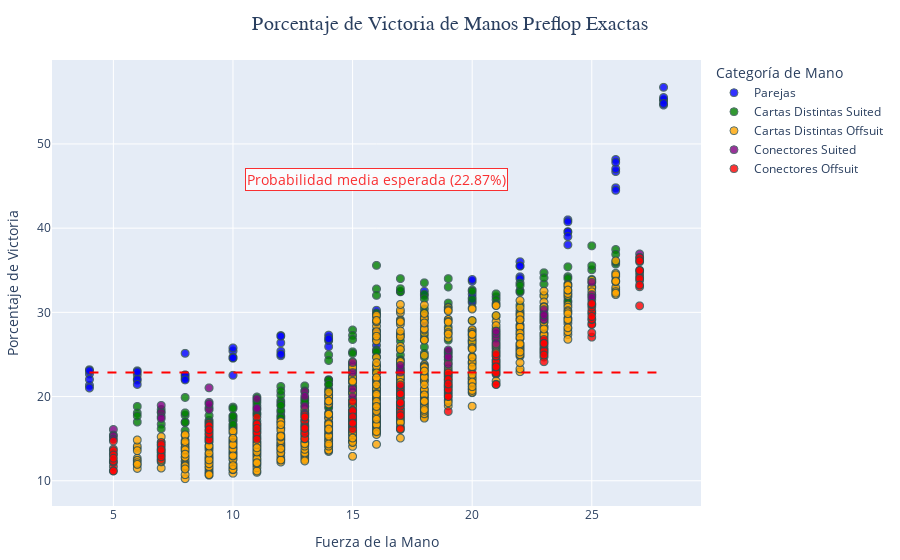

Notebook code for this chart:
### Markdown cell above
Por último, visualizamos los datos en un Scatterplot con leyenda para dividir cada tipo de mano en colores, información de cada mano específica al hacer hover sobre ella, recta de regresión lineal para tener como referencia la probabilidad media de ganar una mano etc.

### Code cell
# Creamos una métrica para el eje X: fuerza de la mano
card_values = {str(i): i for i in range(2, 10)}
card_values.update({'10': 10, 'J': 11, 'Q': 12, 'K': 13, 'A': 14})

def hand_strength(hand):
    cards = eval(hand)
    return sum(card_values[card[:-1]] for card in cards)

scatter_data = victory_rate_by_hand.reset_index()
scatter_data.columns = ['Cartas', 'Win Rate']
scatter_data['Strength'] = scatter_data['Cartas'].apply(hand_strength)

# Categorizamos las manos para colorear el scatterplot
def categorize_hand(hand):
    cards = eval(hand)
    values = [card[:-1] for card in cards]
    suits = [card[-1] for card in cards]
    value_ranks = sorted([card_values[v] for v in values])
    
    if values[0] == values[1]:
        return "Parejas"
    elif suits[0] == suits[1]:
        if abs(value_ranks[1] - value_ranks[0]) == 1:
            return "Conectores Suited"
        else:
            return "Cartas Distintas Suited"
    else:
        if abs(value_ranks[1] - value_ranks[0]) == 1:
            return "Conectores Offsuit"
        else:
            return "Cartas Distintas Offsuit"

# Guardamos la categoría en el dataframe
scatter_data['Category'] = scatter_data['Cartas'].apply(categorize_hand)

# Creamos el scatterplot con la categoría como color
fig = px.scatter(
    scatter_data,
    x='Strength',
    y='Win Rate',
    color='Category',
    hover_data={
        'Cartas': True,
        'Win Rate': ':.2f',
    },
    title="Porcentaje de Victoria de Manos Preflop Exactas",
    labels={"Strength": "Fuerza de la Mano", "Win Rate": "Porcentaje de Victoria", "Category": "Categoría"},
    color_discrete_map={
        "Parejas": "blue",
        "Cartas Distintas Offsuit": "orange",
        "Cartas Distintas Suited": "green",
        "Conectores Suited": "purple",
        "Conectores Offsuit": "red",
    }
)

# Agregamos la recta de regresión lineal como referencia
average_expected_rate = df['expected_win_rate'].mean()
fig.add_shape(
    type="line",
    x0=scatter_data['Strength'].min(),
    y0=average_expected_rate,
    x1=scatter_data['Strength'].max(),
    y1=average_expected_rate,
    line=dict(color="Red", width=2, dash="dash"),
    xref="x",
    yref="y"
)

# Añadimos una anotación con la probabilidad media esperada
fig.add_annotation(
    x=scatter_data['Strength'].mean(),  
    y=average_expected_rate * 2,
    xref="x",
    yref="y",
    text=f"Probabilidad media esperada ({average_expected_rate:.2f}%)",
    showarrow=False,
    font=dict(color="Red", size=14),
    align="center",
    bgcolor="white",
    bordercolor="red",
    borderwidth=1,
    opacity=0.8
)

# Ajustamos el diseño del gráfico
fig.update_traces(marker=dict(size=8, opacity=0.8, line=dict(width=1, color='DarkSlateGrey')))
fig.update_layout(
    legend=dict(title="Categoría de Mano"),
    title=dict(font=dict(size=20, family="Arial"), x=0.5),
    margin=dict(l=40, r=40, t=60, b=40)
)

# Mostrar el gráfico
fig.show()

### Figure 1 — Plotly figure (JSON) as saved in the notebook; plotly's stock layout.template omitted (floating-point values rounded to 4 significant figures; data arrays with more than 128 entries replaced by an {"elided": "..."} marker saying what was removed)
{"data": [{"customdata": [["['10♠', '10♣']"], ["['10♠', '10♥']"], ["['10♠', '10♦']"], ["['10♣', '10♥']"], ["['10♣', '10♦']"], ["['10♥', '10♦']"], ["['2♠', '2♣']"], ["['2♠', '2♥']"], ["['2♠', '2♦']"], ["['2♣', '2♥']"], ["['2♣', '2♦']"], ["['2♥', '2♦']"], ["['3♠', '3♣']"], ["['3♠', '3♥']"], ["['3♠', '3♦']"], ["['3♣', '3♥']"], ["['3♣', '3♦']"], ["['3♥', '3♦']"], ["['4♠', '4♣']"], ["['4♠', '4♥']"], ["['4♠', '4♦']"], ["['4♣', '4♥']"], ["['4♣', '4♦']"], ["['4♥', '4♦']"], ["['5♠', '5♣']"], ["['5♠', '5♥']"], ["['5♠', '5♦']"], ["['5♣', '5♥']"], ["['5♣', '5♦']"], ["['5♥', '5♦']"], ["['6♠', '6♣']"], ["['6♠', '6♥']"], ["['6♠', '6♦']"], ["['6♣', '6♥']"], ["['6♣', '6♦']"], ["['6♥', '6♦']"], ["['7♠', '7♣']"], ["['7♠', '7♥']"], ["['7♠', '7♦']"], ["['7♣', '7♥']"], ["['7♣', '7♦']"], ["['7♥', '7♦']"], ["['8♠', '8♣']"], ["['8♠', '8♥']"], ["['8♠', '8♦']"], ["['8♣', '8♥']"], ["['8♣', '8♦']"], ["['8♥', '8♦']"], ["['9♠', '9♣']"], ["['9♠', '9♥']"], ["['9♠', '9♦']"], ["['9♣', '9♥']"], ["['9♣', '9♦']"], ["['9♥', '9♦']"], ["['A♠', 'A♣']"], ["['A♠', 'A♥']"], ["['A♠', 'A♦']"], ["['A♣', 'A♥']"], ["['A♣', 'A♦']"], ["['A♥', 'A♦']"], ["['J♠', 'J♣']"], ["['J♠', 'J♥']"], ["['J♠', 'J♦']"], ["['J♣', 'J♥']"], ["['J♣', 'J♦']"], ["['J♥', 'J♦']"], ["['K♠', 'K♣']"], ["['K♠', 'K♥']"], ["['K♠', 'K♦']"], ["['K♣', 'K♥']"], ["['K♣', 'K♦']"], ["['K♥', 'K♦']"], ["['Q♠', 'Q♣']"], ["['Q♠', 'Q♥']"], ["['Q♠', 'Q♦']"], ["['Q♣', 'Q♥']"], ["['Q♣', 'Q♦']"], ["['Q♥', 'Q♦']"]], "hovertemplate": "Categoría=Parejas<br>Fuerza de la Mano=%{x}<br>Porcentaje de Victoria=%{y:.2f}<br>Cartas=%{customdata[0]}<extra></extra>", "legendgroup": "Parejas", "marker": {"color": "blue", "line": {"color": "DarkSlateGrey", "width": 1}, "opacity": 0.8, "size": 8, "symbol": "circle"}, "mode": "markers", "name": "Parejas", "showlegend": true, "type": "scattergl", "x": [20, 20, 20, 20, 20, 20, 4, 4, 4, 4, 4, 4, 6, 6, 6, 6, 6, 6, 8, 8, 8, 8, 8, 8, 10, 10, 10, 10, 10, 10, 12, 12, 12, 12, 12, 12, 14, 14, 14, 14, 14, 14, 16, 16, 16, 16, 16, 16, 18, 18, 18, 18, 18, 18, 28, 28, 28, 28, 28, 28, 22, 22, 22, 22, 22, 22, 26, 26, 26, 26, 26, 26, 24, 24, 24, 24, 24, 24], "xaxis": "x", "y": [31.72, 33.7, 31.15, 33.9, 31.32, 32.15, 22.68, 21.34, 23.19, 23.06, 22.03, 21.02, 21.95, 22.58, 23.06, 22.06, 21.44, 22.92, 22.34, 25.13, 22.58, 22.11, 22.54, 21.98, 25.41, 22.52, 25.77, 24.68, 24.55, 24.6, 27.25, 26.38, 27.17, 24.84, 25.38, 25.03, 26.65, 25.93, 27.0, 26.71, 27.3, 26.86, 29.82, 28.86, 26.08, 27.87, 27.8, 30.25, 32.02, 28.37, 32.51, 28.83, 29.89, 29.37, 54.62, 55.25, 55.16, 55.51, 54.81, 56.73, 34.23, 36.02, 35.49, 32.58, 33.99, 35.51, 46.72, 48.16, 44.8, 44.49, 47.04, 47.82, 40.99, 39.59, 39.54, 38.02, 40.76, 39.01], "yaxis": "y"}, {"customdata": {"elided": "264x1 str values"}, "hovertemplate": "Categoría=Cartas Distintas Suited<br>Fuerza de la Mano=%{x}<br>Porcentaje de Victoria=%{y:.2f}<br>Cartas=%{customdata[0]}<extra></extra>", "legendgroup": "Cartas Distintas Suited", "marker": {"color": "green", "line": {"color": "DarkSlateGrey", "width": 1}, "opacity": 0.8, "size": 8, "symbol": "circle"}, "mode": "markers", "name": "Cartas Distintas Suited", "showlegend": true, "type": "scattergl", "x": {"elided": "264 int values"}, "xaxis": "x", "y": {"elided": "264 float values"}, "yaxis": "y"}, {"customdata": {"elided": "792x1 str values"}, "hovertemplate": "Categoría=Cartas Distintas Offsuit<br>Fuerza de la Mano=%{x}<br>Porcentaje de Victoria=%{y:.2f}<br>Cartas=%{customdata[0]}<extra></extra>", "legendgroup": "Cartas Distintas Offsuit", "marker": {"color": "orange", "line": {"color": "DarkSlateGrey", "width": 1}, "opacity": 0.8, "size": 8, "symbol": "circle"}, "mode": "markers", "name": "Cartas Distintas Offsuit", "showlegend": true, "type": "scattergl", "x": {"elided": "792 int values"}, "xaxis": "x", "y": {"elided": "792 float values"}, "yaxis": "y"}, {"customdata": [["['10♠', '9♠']"], ["['10♠', 'J♠']"], ["['10♣', '9♣']"], ["['10♣', 'J♣']"], ["['10♥', '9♥']"], ["['10♥', 'J♥']"], ["['10♦', '9♦']"], ["['10♦', 'J♦']"], ["['2♠', '3♠']"], ["['2♣', '3♣']"], ["['2♥', '3♥']"], ["['2♦', '3♦']"], ["['3♠', '4♠']"], ["['3♣', '4♣']"], ["['3♥', '4♥']"], ["['3♦', '4♦']"], ["['4♠', '5♠']"], ["['4♣', '5♣']"], ["['4♥', '5♥']"], ["['4♦', '5♦']"], ["['5♠', '6♠']"], ["['5♣', '6♣']"], ["['5♥', '6♥']"], ["['5♦', '6♦']"], ["['6♠', '7♠']"], ["['6♣', '7♣']"], ["['6♥', '7♥']"], ["['6♦', '7♦']"], ["['7♠', '8♠']"], ["['7♣', '8♣']"], ["['7♥', '8♥']"], ["['7♦', '8♦']"], ["['8♠', '9♠']"], ["['8♣', '9♣']"], ["['8♥', '9♥']"], ["['8♦', '9♦']"], ["['A♠', 'K♠']"], ["['A♣', 'K♣']"], ["['A♥', 'K♥']"], ["['A♦', 'K♦']"], ["['J♠', 'Q♠']"], ["['J♣', 'Q♣']"], ["['J♥', 'Q♥']"], ["['J♦', 'Q♦']"], ["['K♠', 'Q♠']"], ["['K♣', 'Q♣']"], ["['K♥', 'Q♥']"], ["['K♦', 'Q♦']"]], "hovertemplate": "Categoría=Conectores Suited<br>Fuerza de la Mano=%{x}<br>Porcentaje de Victoria=%{y:.2f}<br>Cartas=%{customdata[0]}<extra></extra>", "legendgroup": "Conectores Suited", "marker": {"color": "purple", "line": {"color": "DarkSlateGrey", "width": 1}, "opacity": 0.8, "size": 8, "symbol": "circle"}, "mode": "markers", "name": "Conectores Suited", "showlegend": true, "type": "scattergl", "x": [19, 21, 19, 21, 19, 21, 19, 21, 5, 5, 5, 5, 7, 7, 7, 7, 9, 9, 9, 9, 11, 11, 11, 11, 13, 13, 13, 13, 15, 15, 15, 15, 17, 17, 17, 17, 27, 27, 27, 27, 23, 23, 23, 23, 25, 25, 25, 25], "xaxis": "x", "y": [23.84, 26.96, 24.78, 27.45, 24.72, 26.27, 25.52, 27.78, 16.09, 15.42, 15.28, 14.95, 18.13, 17.61, 17.4, 18.94, 21.03, 18.45, 19.31, 19.11, 19.75, 18.44, 18.57, 18.6, 18.84, 20.6, 17.99, 20.03, 19.97, 24.04, 20.89, 22.85, 22.91, 21.13, 23.2, 23.7, 35.0, 36.93, 36.53, 36.21, 30.32, 29.54, 29.15, 29.7, 33.57, 32.1, 31.49, 31.78], "yaxis": "y"}, {"customdata": {"elided": "144x1 str values"}, "hovertemplate": "Categoría=Conectores Offsuit<br>Fuerza de la Mano=%{x}<br>Porcentaje de Victoria=%{y:.2f}<br>Cartas=%{customdata[0]}<extra></extra>", "legendgroup": "Conectores Offsuit", "marker": {"color": "red", "line": {"color": "DarkSlateGrey", "width": 1}, "opacity": 0.8, "size": 8, "symbol": "circle"}, "mode": "markers", "name": "Conectores Offsuit", "showlegend": true, "type": "scattergl", "x": {"elided": "144 int values"}, "xaxis": "x", "y": {"elided": "144 float values"}, "yaxis": "y"}], "layout": {"annotations": [{"align": "center", "bgcolor": "white", "bordercolor": "red", "borderwidth": 1, "font": {"color": "Red", "size": 14}, "opacity": 0.8, "showarrow": false, "text": "Probabilidad media esperada (22.87%)", "x": 16, "xref": "x", "y": 45.74, "yref": "y"}], "legend": {"title": {"text": "Categoría de Mano"}, "tracegroupgap": 0}, "margin": {"b": 40, "l": 40, "r": 40, "t": 60}, "shapes": [{"line": {"color": "Red", "dash": "dash", "width": 2}, "type": "line", "x0": 4, "x1": 28, "xref": "x", "y0": 22.87, "y1": 22.87, "yref": "y"}], "title": {"font": {"family": "Arial", "size": 20}, "text": "Porcentaje de Victoria de Manos Preflop Exactas", "x": 0.5}, "xaxis": {"anchor": "y", "domain": [0, 1], "title": {"text": "Fuerza de la Mano"}}, "yaxis": {"anchor": "x", "domain": [0, 1], "title": {"text": "Porcentaje de Victoria"}}}}
